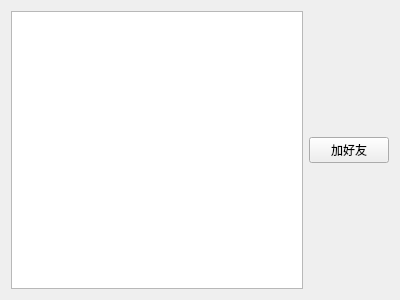
<?xml version="1.0" encoding="UTF-8"?>
<ui version="4.0">
 <class>Online</class>
 <widget class="QWidget" name="Online">
  <property name="geometry">
   <rect>
    <x>0</x>
    <y>0</y>
    <width>400</width>
    <height>300</height>
   </rect>
  </property>
  <property name="windowTitle">
   <string>Form</string>
  </property>
  <layout class="QVBoxLayout" name="verticalLayout_2">
   <item>
    <layout class="QHBoxLayout" name="horizontalLayout">
     <item>
      <widget class="QListWidget" name="online_lw">
       <property name="enabled">
        <bool>true</bool>
       </property>
      </widget>
     </item>
     <item>
      <layout class="QVBoxLayout" name="verticalLayout">
       <item>
        <spacer name="verticalSpacer_2">
         <property name="orientation">
          <enum>Qt::Vertical</enum>
         </property>
         <property name="sizeHint" stdset="0">
          <size>
           <width>20</width>
           <height>40</height>
          </size>
         </property>
        </spacer>
       </item>
       <item>
        <widget class="QPushButton" name="addFriend_pb">
         <property name="text">
          <string>加好友</string>
         </property>
        </widget>
       </item>
       <item>
        <spacer name="verticalSpacer">
         <property name="orientation">
          <enum>Qt::Vertical</enum>
         </property>
         <property name="sizeHint" stdset="0">
          <size>
           <width>20</width>
           <height>40</height>
          </size>
         </property>
        </spacer>
       </item>
      </layout>
     </item>
    </layout>
   </item>
  </layout>
 </widget>
 <resources/>
 <connections/>
</ui>
